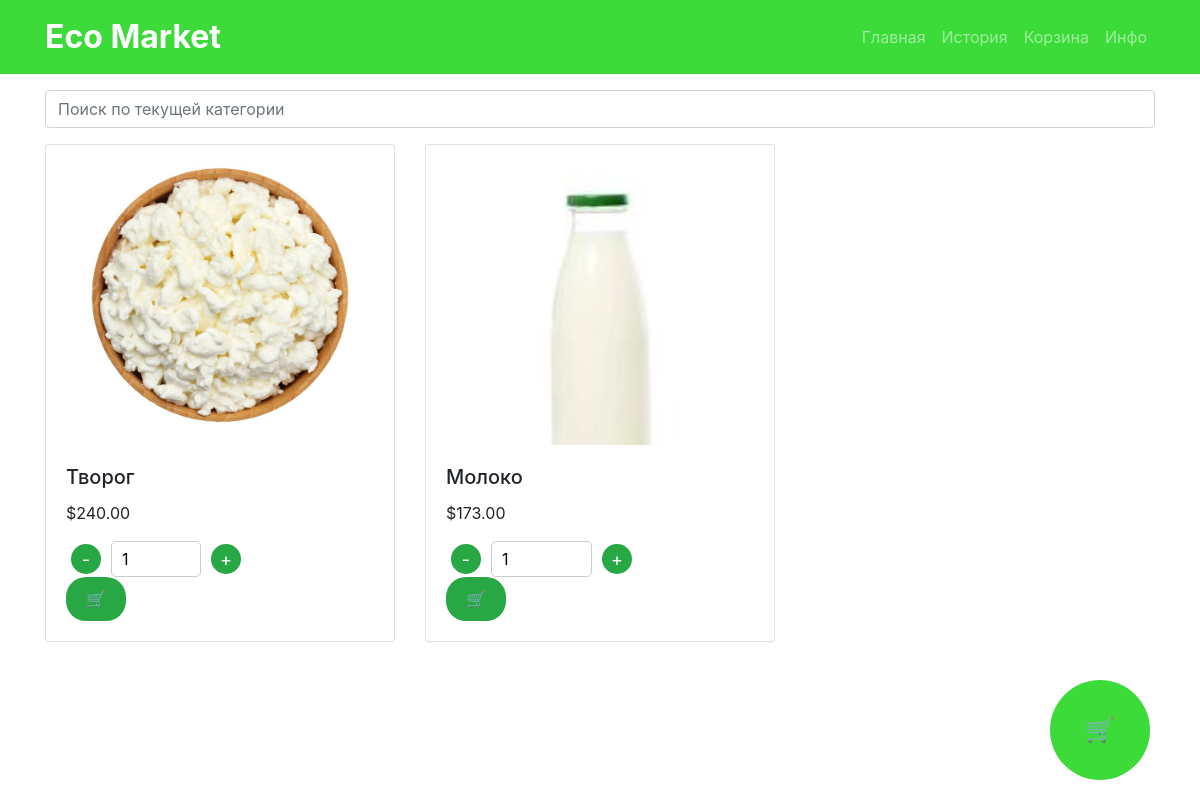
Screenshot of /category/3/ with the database file from the repository.
### myapp/models.py (models this page shows, shortened)
class Product(models.Model):
    category = models.ForeignKey(Category, on_delete=models.CASCADE)
    name = models.CharField(max_length=100)
    description = models.TextField()
    price = models.DecimalField(max_digits=10, decimal_places=2)
    available = models.BooleanField(default=True)
    quantity_available = models.IntegerField()
    image = models.ImageField(upload_to='images/')

### myapp/views.py (the view)
# urls.py: path('category/<int:category_id>/', views.category_detail, name='category_detail'),
def category_detail(request, category_id):
    category = Category.objects.get(id=category_id)
    products = Product.objects.filter(category=category)
    return render(request, 'category_detail.html', {'category': category, 'products': products})

### templates/category_detail.html (shortened to what this page needs)
{% extends 'base.html' %}
{% block content %}
<div class="container mt-3">
    <div class="input-group mb-3">
        <input type="text" id="searchInput" class="form-control" placeholder="Поиск по текущей категории">
    </div>
    <div class="row" id="productList">
        {% for product in products %}
            <div class="col-lg-4 col-md-6 col-sm-12 mb-4" data-category="{{ product.category.name }}">
                <div class="card h-100">
                    <img src="{{ product.image.url }}" class="card-img-top img-fluid" alt="{{ product.name }}">
                    <div class="card-body">
                        <h5 class="card-title">{{ product.name }}</h5>
                        <p class="card-text">${{ product.price }}</p>
                        {% if product.available %}
                        <form method="post" action="{% url 'add_to_cart' product.id %}">
                            <div class="quantity-control">
                                <button type="button" class="quantity-btn decrease">-</button>
                                <input type="number" name="quantity" value="1" min="1" max="{{ product.quantity_available }}" class="quantity-display" required>
                                <button type="button" class="quantity-btn increase">+</button>
                            </div>
                            <button type="submit" class="add-to-cart-btn">🛒</button>
                        </form>
                        {% else %}
                            <p>Out of stock</p>
                        {% endif %}
                    </div>
                </div>
            </div>
        {% endfor %}
    </div>
</div>
<div class="cart-button">
    <a href="{% url 'view_cart' %}">
        <div class="cart-icon"></div>
    </a>
</div>
{% endblock %}

### templates/category_detail.html (style rules this page uses)
.card-img-top { width: 400px; height: 300px; object-fit: cover; }
.add-to-cart-btn { background-color: #28a745; color: white; border: none; padding: 10px 20px; border-radius: 20px; cursor: pointer; transition: background-color 0.3s; }
.quantity-control { display: flex; align-items: center; }
.quantity-btn { background-color: #28a745; color: white; border: none; border-radius: 50%; width: 30px; height: 30px; font-size: 18px; cursor: pointer; transition: background-color 0.3s; margin: 0 5px; }
.quantity-display { border: 1px solid #ccc; padding: 5px 10px; border-radius: 5px; margin: 0 5px; }
.cart-button { position: fixed; bottom: 20px; right: 50px; z-index: 999; text-decoration: none; }
.cart-icon { width: 100px; height: 100px; background-color: #3cdb39; border-radius: 50%; display: flex; justify-content: center; align-items: center; font-size: 24px; color: white; animation: slide 2s infinite; }
.cart-icon::before { content: '\1F6D2'; text-decoration: none; }

### rows the page displays
Product: image (picture), name "Творог", price "240.00"
Product: image (picture), name "Молоко", price "173.00"
